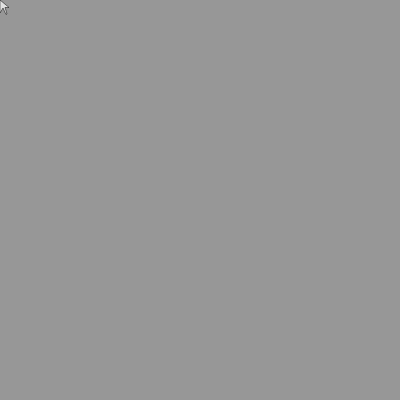
Frame 1 (no input)
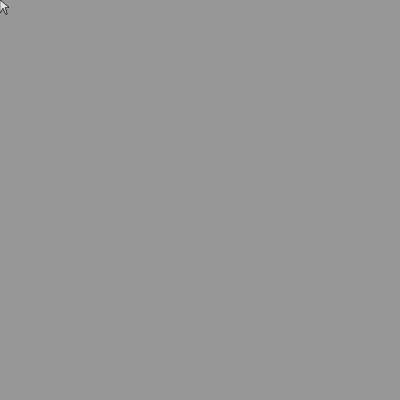
Frame 60 (no input)
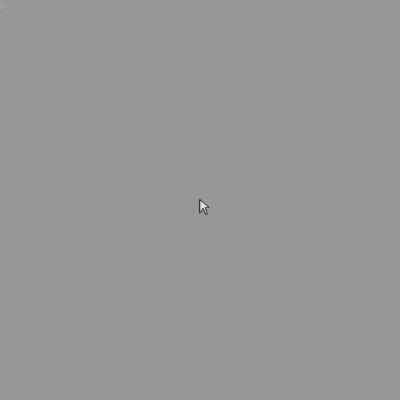
Frame 120 (the mouse pressed at the canvas centre since frame 60)

The p5.js sketch that drew these frames (run headless with seeded random() and noise() and a simulated clock; from frame 60 on, the mouse is pressed at the canvas centre):

// p5.js sketch
// ── sketch.js
function setup() {
  createCanvas(400, 400);
   background(150);
}

function draw() {

  noStroke();
  fill(150, 40); //higher = faster fade out
   
  rect(0, 0, width, height);
  stroke(1)
  line(mouseX, mouseY+10, pmouseX, pmouseY+10);
  
drawmouse()
  
}

function drawmouse(){
  beginShape()
  stroke(0)
  fill(225)
  strokeWeight(0.5)
  
  vertex(mouseX,mouseY)
  vertex(mouseX,mouseY+13)
  vertex(mouseX+3,mouseY+13-5)
  vertex(mouseX+3+3,mouseY+13-5+6.5)
  vertex(mouseX+3+3+1,mouseY+13-5+6.5-0.5)
  vertex(mouseX+3+3+1-2,mouseY+13-5+6.5-0.5-6.5)
  vertex(mouseX+3+3+1-2+4,mouseY+13-5+6.5-0.5-6.5)
  vertex(mouseX,mouseY)
  endShape()
  
}
